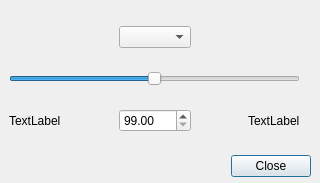
<?xml version="1.0" encoding="UTF-8"?>
<ui version="4.0">
 <class>DriverEdit</class>
 <widget class="QDialog" name="DriverEdit">
  <property name="geometry">
   <rect>
    <x>0</x>
    <y>0</y>
    <width>320</width>
    <height>183</height>
   </rect>
  </property>
  <property name="windowTitle">
   <string>Drivers</string>
  </property>
  <widget class="QDialogButtonBox" name="buttonBox">
   <property name="geometry">
    <rect>
     <x>10</x>
     <y>150</y>
     <width>301</width>
     <height>32</height>
    </rect>
   </property>
   <property name="orientation">
    <enum>Qt::Horizontal</enum>
   </property>
   <property name="standardButtons">
    <set>QDialogButtonBox::Close</set>
   </property>
  </widget>
  <widget class="QWidget" name="gridLayoutWidget">
   <property name="geometry">
    <rect>
     <x>9</x>
     <y>9</y>
     <width>291</width>
     <height>141</height>
    </rect>
   </property>
   <layout class="QGridLayout" name="gridLayout">
    <item row="2" column="3">
     <spacer name="horizontalSpacer_4">
      <property name="orientation">
       <enum>Qt::Horizontal</enum>
      </property>
      <property name="sizeHint" stdset="0">
       <size>
        <width>40</width>
        <height>20</height>
       </size>
      </property>
     </spacer>
    </item>
    <item row="0" column="3" colspan="2">
     <spacer name="horizontalSpacer_2">
      <property name="orientation">
       <enum>Qt::Horizontal</enum>
      </property>
      <property name="sizeHint" stdset="0">
       <size>
        <width>40</width>
        <height>20</height>
       </size>
      </property>
     </spacer>
    </item>
    <item row="2" column="0">
     <widget class="QLabel" name="lbl_min">
      <property name="text">
       <string>TextLabel</string>
      </property>
      <property name="buddy">
       <cstring>doubleSpinBox</cstring>
      </property>
     </widget>
    </item>
    <item row="2" column="1">
     <spacer name="horizontalSpacer_3">
      <property name="orientation">
       <enum>Qt::Horizontal</enum>
      </property>
      <property name="sizeHint" stdset="0">
       <size>
        <width>40</width>
        <height>20</height>
       </size>
      </property>
     </spacer>
    </item>
    <item row="0" column="2">
     <widget class="QComboBox" name="comboBox"/>
    </item>
    <item row="0" column="0" colspan="2">
     <spacer name="horizontalSpacer">
      <property name="orientation">
       <enum>Qt::Horizontal</enum>
      </property>
      <property name="sizeHint" stdset="0">
       <size>
        <width>40</width>
        <height>20</height>
       </size>
      </property>
     </spacer>
    </item>
    <item row="2" column="4">
     <widget class="QLabel" name="lbl_max">
      <property name="text">
       <string>TextLabel</string>
      </property>
      <property name="buddy">
       <cstring>doubleSpinBox</cstring>
      </property>
     </widget>
    </item>
    <item row="2" column="2">
     <widget class="QDoubleSpinBox" name="doubleSpinBox">
      <property name="minimum">
       <double>99.000000000000000</double>
      </property>
      <property name="singleStep">
       <double>0.030000000000000</double>
      </property>
     </widget>
    </item>
    <item row="1" column="0" colspan="5">
     <widget class="QSlider" name="slider">
      <property name="styleSheet">
       <string notr="true"> QSlider::groove:vertical {
     background: red;
     position: absolute; /* absolutely position 4px from the left and right of the widget. setting margins on the widget should work too... */
     left: 4px; right: 4px;
 }

 QSlider::handle:vertical {
     height: 10px;
     background: green;
     margin: 0 -4px; /* expand outside the groove */
 }

 QSlider::add-page:vertical {
     background: white;
 }

 QSlider::sub-page:vertical {
     background: pink;
 }</string>
      </property>
      <property name="minimum">
       <number>0</number>
      </property>
      <property name="maximum">
       <number>1000</number>
      </property>
      <property name="singleStep">
       <number>1</number>
      </property>
      <property name="pageStep">
       <number>0</number>
      </property>
      <property name="value">
       <number>500</number>
      </property>
      <property name="sliderPosition">
       <number>500</number>
      </property>
      <property name="orientation">
       <enum>Qt::Horizontal</enum>
      </property>
      <property name="invertedAppearance">
       <bool>false</bool>
      </property>
      <property name="tickPosition">
       <enum>QSlider::NoTicks</enum>
      </property>
     </widget>
    </item>
   </layout>
  </widget>
 </widget>
 <tabstops>
  <tabstop>doubleSpinBox</tabstop>
  <tabstop>buttonBox</tabstop>
  <tabstop>comboBox</tabstop>
  <tabstop>slider</tabstop>
 </tabstops>
 <resources/>
 <connections>
  <connection>
   <sender>comboBox</sender>
   <signal>currentIndexChanged(int)</signal>
   <receiver>DriverEdit</receiver>
   <slot>NewSelection(int)</slot>
   <hints>
    <hint type="sourcelabel">
     <x>159</x>
     <y>30</y>
    </hint>
    <hint type="destinationlabel">
     <x>303</x>
     <y>19</y>
    </hint>
   </hints>
  </connection>
  <connection>
   <sender>slider</sender>
   <signal>valueChanged(int)</signal>
   <receiver>DriverEdit</receiver>
   <slot>HandleSlider(int)</slot>
   <hints>
    <hint type="sourcelabel">
     <x>50</x>
     <y>82</y>
    </hint>
    <hint type="destinationlabel">
     <x>32</x>
     <y>28</y>
    </hint>
   </hints>
  </connection>
  <connection>
   <sender>doubleSpinBox</sender>
   <signal>valueChanged(double)</signal>
   <receiver>DriverEdit</receiver>
   <slot>HandleSpinBox(double)</slot>
   <hints>
    <hint type="sourcelabel">
     <x>173</x>
     <y>119</y>
    </hint>
    <hint type="destinationlabel">
     <x>253</x>
     <y>99</y>
    </hint>
   </hints>
  </connection>
  <connection>
   <sender>buttonBox</sender>
   <signal>rejected()</signal>
   <receiver>DriverEdit</receiver>
   <slot>reject()</slot>
   <hints>
    <hint type="sourcelabel">
     <x>316</x>
     <y>260</y>
    </hint>
    <hint type="destinationlabel">
     <x>286</x>
     <y>274</y>
    </hint>
   </hints>
  </connection>
  <connection>
   <sender>buttonBox</sender>
   <signal>accepted()</signal>
   <receiver>DriverEdit</receiver>
   <slot>accept()</slot>
   <hints>
    <hint type="sourcelabel">
     <x>248</x>
     <y>254</y>
    </hint>
    <hint type="destinationlabel">
     <x>157</x>
     <y>274</y>
    </hint>
   </hints>
  </connection>
 </connections>
 <slots>
  <slot>SetDriverValue()</slot>
  <slot>GetDriverValues(int)</slot>
  <slot>RequestDriverValue()</slot>
  <slot>ResetSlider()</slot>
  <slot>HandleSlider(int)</slot>
  <slot>HandleSpinBox(double)</slot>
  <slot>RequestDriverParameters()</slot>
  <slot>NewSelection(int)</slot>
 </slots>
</ui>
